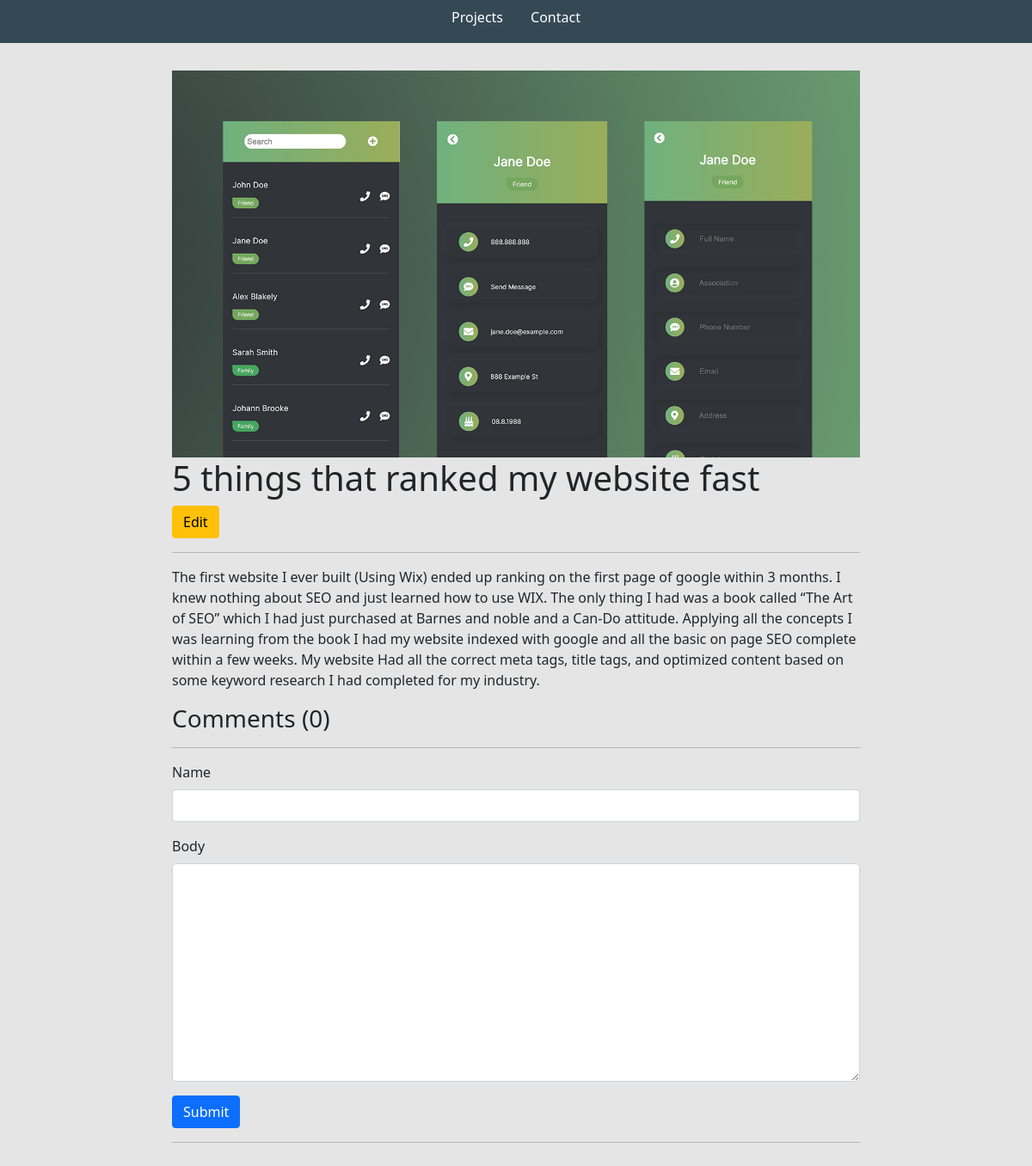
Page /project/bb722acb-b981-4880-a05c-824d9a6d970f/ on the committed database.
### base/models.py (models this page shows, shortened)
class Project(models.Model):
    title = models.CharField(max_length=200)
    thumbnail = models.ImageField(null=True)
    body = RichTextUploadingField()
    slug = models.SlugField(null=True, blank=True)
    created = models.DateTimeField(auto_now_add=True)
    id = models.UUIDField(default=uuid.uuid4, unique=True, primary_key=True, editable=False)

### base/views.py (the view, shortened to what this page needs)
# urls.py: path('project/<str:pk>/', views.projectPage, name="project"),
def projectPage(request, pk):
    project = Project.objects.get(id=pk)
    count = project.comment_set.count()
    comments = project.comment_set.all().order_by('-created')
    form = CommentForm()
    context = {'project':project, 'count':count,
                'comments':comments,'form':form}
    return render(request, 'base/project.html', context)

### base/forms.py
class CommentForm(ModelForm):
    class Meta:
        model = Comment
        fields = '__all__'
        exclude = ['project']
    def __init__(self, *args, **kwargs):
        super(CommentForm, self).__init__(*args, **kwargs)
        self.fields['name'].widget.attrs.update(
            {'class':'form-control'})
        self.fields['body'].widget.attrs.update(
            {'class':'form-control'})

### base/templates/base/project.html (shortened to what this page needs)
{% extends 'base/main.html' %}
{% load static %}
{% block content %}
<div class="container">
    <div class='project-container'>
        <img class="project--image" src="{{project.thumbnail.url}}">
        <h1>{{project.title}}</h1>
        <a class="btn btn-warning" href="{% url 'edit-project' project.id %}">Edit</a>
        <hr>
        <p>{{project.body|safe}}</p>
        <div class="comments-container">
            <h3>Comments ({{count}})</h3>
            <hr>
            <form method="post">
                {% for field in form %}
                <div class="mb-3">
                    <label for="exampleInputPassword1" class="form-label">{{field.label}}</label>
                    {{field}}
                </div>
                {% endfor %}
                <input class="btn btn-primary" type="submit" value="Submit">
            </form>
            <hr>
        </div>
    </div>
</div>
{% endblock content %}

### static/styles/main2.css (style rules this page uses)
body { background-color: #E5E5E5; }
.project--image { max-width: 800px; }

### base/templates/base/project.html (style rules this page uses)
.project-container { max-width: 800px; margin: 0 auto; margin-bottom: 2em; margin-top:2em; }

### rows in the picture
Project: thumbnail (picture), title "5 things that ranked my website fast", body "The first website I ever built (Using Wix) ended up ranking on the first page of google within 3 months. I knew nothing about SEO and just learned how to use WIX. The only thing I had was a book called “The Art of SEO” which I had just purchased at Barnes and noble and a Can-Do attitude. Applying all the concepts I was learning from the book I had my website indexed with google and all the basic on page SEO complete within a few weeks. My website Had all the correct meta tags, title tags, and optimized content based on some keyword research I had completed for my industry."

### other values in the picture
{{ count }} "0"
{{ field.label }} "Name" "Body"
